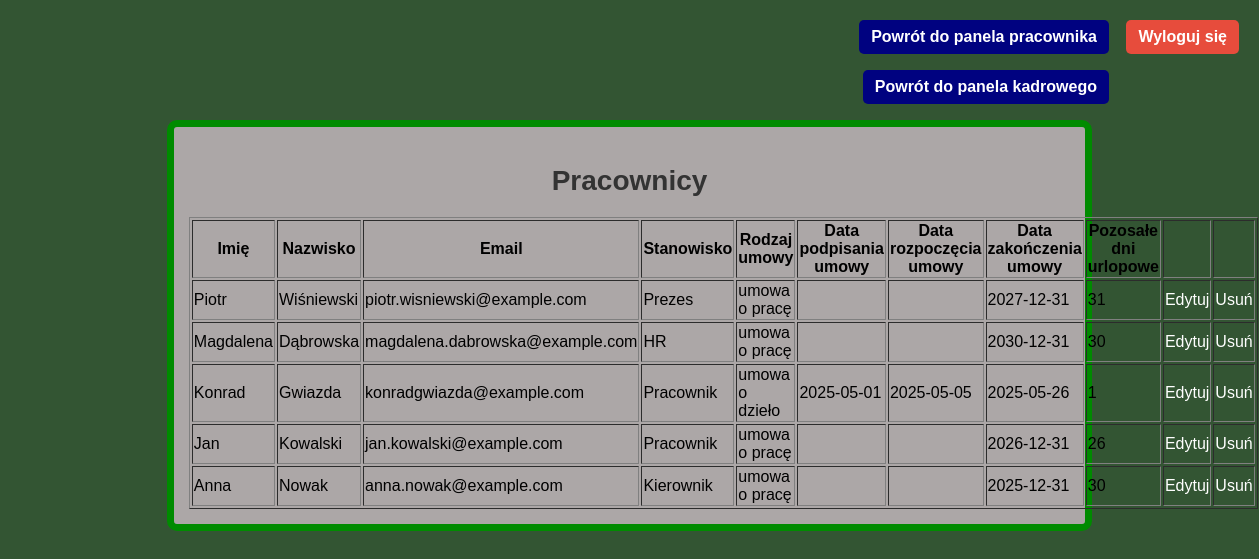
The page /php/kadry/lista_pracownikow.php?status=pracownik_dodany on the database its author committed.
### tables this page shows
CREATE TABLE `dane_robocze_pracownika` (
  `id_danych_roboczych` int(11) NOT NULL,
  `id_pracownika` int(11) NOT NULL,
  `stanowisko` enum('pracownik','kierownik','prezes','HR') DEFAULT NULL,
  `rodzaj_umowy` enum('umowa o pracę','umowa zlecenie','umowa o dzieło') NOT NULL,
  `data_podpisania_umowy` date DEFAULT NULL,
  `data_rozpoczecia_umowy` date DEFAULT NULL,
  `data_zakonczenia_umowy` date NOT NULL,
  `dni_urlopowe` int(11) NOT NULL,
  `pozostaly_urlop` int(11) NOT NULL,
  `zwolnienia_lekarskie` int(11) DEFAULT 0
);

CREATE TABLE `dane_personalne_pracownika` (
  `id_pracownika` int(11) NOT NULL,
  `imie` varchar(50) NOT NULL,
  `nazwisko` varchar(50) NOT NULL,
  `pesel` char(11) NOT NULL,
  `telefon` varchar(15) NOT NULL,
  `email` varchar(100) NOT NULL,
  `login` varchar(50) DEFAULT NULL,
  `haslo` varchar(255) DEFAULT NULL
);

### php/kadry/lista_pracownikow.php (the view, shortened to what this page needs)
<?php
require_once "../dbconnect.php";
$query = "
    SELECT dp.id_pracownika, dp.imie, dp.nazwisko, dp.pesel, dp.telefon, dp.email, dr.*
    FROM dane_personalne_pracownika dp
    JOIN dane_robocze_pracownika dr ON dp.id_pracownika = dr.id_pracownika
    ORDER BY dp.imie DESC
";
$result = $conn->query($query);
?>
<!DOCTYPE html>
<html lang="pl">
<head>
    <link rel="stylesheet" href="../../css/style.css">
</head>
<body>
<div class="lista">
<h2>Pracownicy</h2>
<table border="1">
    <tr>
        <th>Imię</th>
        <th>Nazwisko</th>
        <th>Email</th>
        <th>Stanowisko</th>
        <th>Rodzaj umowy</th>
        <th>Data podpisania umowy</th>
        <th>Data rozpoczęcia umowy</th>
        <th>Data zakończenia umowy</th>
        <th>Pozosałe dni urlopowe</th>
        <th></th>
        <th></th>
    </tr>
    <?php while ($row = $result->fetch_assoc()): ?>
        <tr>
            <td><?= htmlspecialchars($row['imie']) ?></td>
            <td><?= htmlspecialchars($row['nazwisko']) ?></td>
            <td><?= htmlspecialchars($row['email']) ?></td>
            <td><?= ucfirst(htmlspecialchars($row['stanowisko'])) ?></td>
            <td><?= htmlspecialchars($row['rodzaj_umowy']) ?></td>
            <td><?= htmlspecialchars($row['data_podpisania_umowy']) ?></td>
            <td><?= htmlspecialchars($row['data_rozpoczecia_umowy']) ?></td>
            <td><?= htmlspecialchars($row['data_zakonczenia_umowy']) ?></td>
            <td><?= htmlspecialchars($row['pozostaly_urlop']) ?></td>
            <td><a href="edycja_pracownika.php?id=<?= $row['id_pracownika'] ?>">Edytuj</a></td>
            <td><a href="usun_pracownika.php?id=<?= $row['id_pracownika'] ?>" onclick="return confirm('Czy na pewno chcesz usunąć tego pracownika?');">Usuń</a></td>
        </tr>
    <?php endwhile; ?>
</table>
</div>
<a href="../logout.php" class="logout">Wyloguj się</a>
<a href="../uzytkownicy/HR.php" class="panel_kadrowy">Powrót do panela pracownika</a>
<a href="panel_kadrowy.php" class="panel_kadrowy_powrot">Powrót do panela kadrowego</a>
</body>
</html>

### css/style.css (style rules this page uses)
body { font-family: Arial, sans-serif; background-color: rgb(51, 85, 51); display: flex; justify-content: center; align-items: center; height: 97vh; }
h2 { color: #333; text-align: center; font-size: 28px; margin-bottom: 20px; }
a.logout { position: absolute; top: 20px; right: 20px; background-color: #e74c3c; color: white; padding: 8px 12px; text-decoration: none; border-radius: 5px; font-weight: bold; }
a.panel_kadrowy { position: absolute; top: 20px; right: 150px; background-color: rgb(0, 2, 128); color: white; padding: 8px 12px; text-decoration: none; border-radius: 5px; font-weight: bold; }
a.panel_kadrowy_powrot { position: absolute; top: 70px; right: 150px; background-color: rgb(0, 2, 128); color: white; padding: 8px 12px; text-decoration: none; border-radius: 5px; font-weight: bold; }
div a { text-decoration: none; color: white; }
.lista { background-color: rgb(172, 167, 167); border: 7px solid rgb(0, 139, 0); border-radius: 10px; padding: 15px; position: absolute; top: 120px; max-width: 70%; min-width: 20%; }

### rows shown on the page
dane_robocze_pracownika: id_pracownika.imie "Piotr", id_pracownika.nazwisko "Wiśniewski", id_pracownika.email "piotr.wisniewski@example.com", stanowisko "Prezes", rodzaj_umowy "umowa o pracę", data_zakonczenia_umowy "2027-12-31", pozostaly_urlop "31"
dane_robocze_pracownika: id_pracownika.imie "Magdalena", id_pracownika.nazwisko "Dąbrowska", id_pracownika.email "magdalena.dabrowska@example.com", stanowisko "HR", rodzaj_umowy "umowa o pracę", data_zakonczenia_umowy "2030-12-31", pozostaly_urlop "30"
dane_robocze_pracownika: id_pracownika.imie "Konrad", id_pracownika.nazwisko "Gwiazda", id_pracownika.email "konradgwiazda@example.com", stanowisko "Pracownik", rodzaj_umowy "umowa o dzieło", data_podpisania_umowy "2025-05-01", data_rozpoczecia_umowy "2025-05-05", data_zakonczenia_umowy "2025-05-26", pozostaly_urlop "1"
dane_robocze_pracownika: id_pracownika.imie "Jan", id_pracownika.nazwisko "Kowalski", id_pracownika.email "jan.kowalski@example.com", stanowisko "Pracownik", rodzaj_umowy "umowa o pracę", data_zakonczenia_umowy "2026-12-31", pozostaly_urlop "26"
dane_robocze_pracownika: id_pracownika.imie "Anna", id_pracownika.nazwisko "Nowak", id_pracownika.email "anna.nowak@example.com", stanowisko "Kierownik", rodzaj_umowy "umowa o pracę", data_zakonczenia_umowy "2025-12-31", pozostaly_urlop "30"
